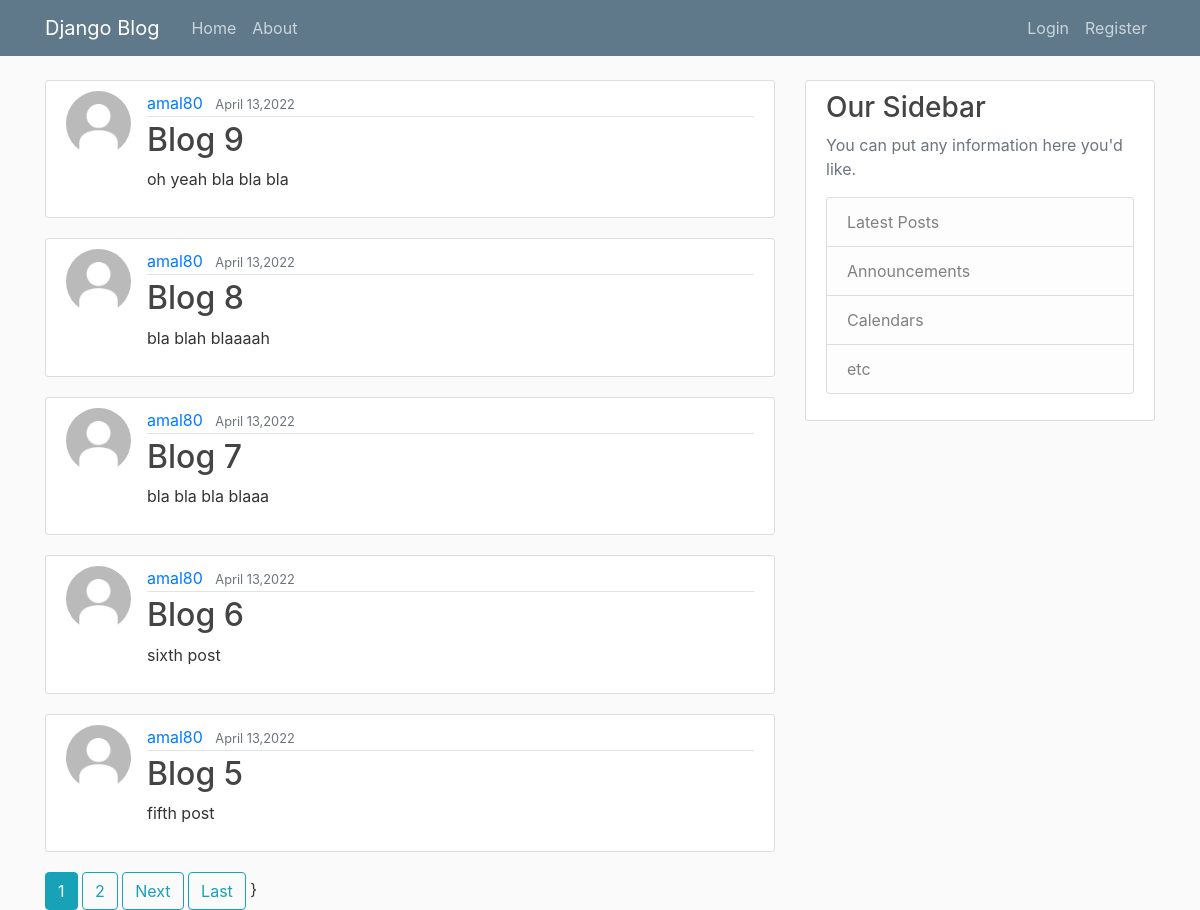
The page / on the database its author committed.
### blog/models.py (models this page shows, shortened)
class Post(models.Model):
	title = models.CharField(max_length=100)
	content = models.TextField()
	date_posted = models.DateTimeField(default=timezone.now)
	author = models.ForeignKey(User, on_delete=models.CASCADE)

### users/models.py (models this page shows, shortened)
class Profile(models.Model):
	user = models.OneToOneField(User, on_delete=models.CASCADE)
	image = models.ImageField(default='default.jpg', upload_to='profile_pics')

### blog/views.py (the view)
# urls.py: path('', PostListView.as_view(), name="blog-home"),
class PostListView(ListView):
	model = Post
	template_name = 'blog/home.html' # <app>/<model>_<viewtype>.html
	context_object_name = 'posts'
	ordering = ['-date_posted']
	paginate_by = 5

### blog/templates/blog/home.html (shortened to what this page needs)
{% extends "blog/base.html" %}
{% block content %}
	{% for post in posts %}
		<article class="media content-section">
		  <img class="rounded-circle article-img" src="{{ post.author.profile.image.url }}">
		  <div class="media-body">
		    <div class="article-metadata">
		      <a class="mr-2" href="{% url 'user-posts' post.author.username %}">{{ post.author }}</a>
		      <small class="text-muted">{{ post.date_posted|date:"F d,Y" }}</small>
		    </div>
		    <h2><a class="article-title" href="{% url 'post-detail' post.id %}">{{ post.title }}</a></h2>
		    <p class="article-content">{{ post.content }}</p>
		  </div>
		</article>
	{% endfor %}
	{% if is_paginated %}
	  {% for num in page_obj.paginator.page_range %}
	  	{% if page_obj.number == num %}
	  	  <a class="btn btn-info mb=4" href="?page={{ num }}">{{ num }}</a>
	  	{% elif num > page_obj.number|add:'-3' and num < page_obj.number|add:'3' %}
	  	  <a class="btn btn-outline-info mb=4" href="?page={{ num }}">{{ num }}</a>
	  	{% endif %}
	  {% endfor %}
	  {% if page_obj.has_next %}
	  	<a class="btn btn-outline-info mb=4" href="?page={{ page_obj.next_page_number }}">Next</a>
	  	<a class="btn btn-outline-info mb=4" href="?page={{ page_obj.paginator.num_pages }}">Last</a>
	  {% endif %}
	{% endif %}
{% endblock content %}

### blog/templates/blog/base.html (shortened to what this page needs)
{% load static %}
<!DOCTYPE html>
<html>
<head>
    <link rel="stylesheet" href="https://cdn.jsdelivr.net/npm/bootstrap@4.0.0/dist/css/bootstrap.min.css">
    <link rel="stylesheet" type="text/css" href="{% static 'blog/main.css' %}">
</head>
<body>
	<header class="site-header">
	  <nav class="navbar navbar-expand-md navbar-dark bg-steel fixed-top">
	    <div class="container">
	      <a class="navbar-brand mr-4" href="{% url 'blog-home' %}">Django Blog</a>
	      <div class="collapse navbar-collapse" id="navbarToggle">
	        <div class="navbar-nav mr-auto">
	          <a class="nav-item nav-link" href="{% url 'blog-home' %}">Home</a>
	          <a class="nav-item nav-link" href="{% url 'blog-about' %}">About</a>
	        </div>
	        <div class="navbar-nav">
	        	{% if user.is_authenticated %}
	        		<a class="nav-item nav-link" href="{% url 'post-create' %}">New Post</a>
	        		<a class="nav-item nav-link" href="{% url 'profile' %}">Profile</a>
	        		<a class="nav-item nav-link" href="{% url 'logout' %}">Logout</a>
	        	{% else %}
		          <a class="nav-item nav-link" href="{% url 'login' %}">Login</a>
		          <a class="nav-item nav-link" href="{% url 'register' %}">Register</a>
		        {% endif %}
	        </div>
	      </div>
	    </div>
	  </nav>
	</header>
	<main role="main" class="container">
      <div class="row">
        <div class="col-md-8">
          {% block content %}{% endblock %}
        	}
        </div>
        <div class="col-md-4">
          <div class="content-section">
            <h3>Our Sidebar</h3>
            <p class='text-muted'>You can put any information here you'd like.
              <ul class="list-group">
	            <li class="list-group-item list-group-item-light">Latest Posts</li>
	            <li class="list-group-item list-group-item-light">Announcements</li>
	            <li class="list-group-item list-group-item-light">Calendars</li>
	            <li class="list-group-item list-group-item-light">etc</li>
	          </ul>
	        </p>
	    </div>
	  </div>
	</div>
</main>
</body>
</html>

### blog/static/blog/main.css (style rules this page uses)
body { background: #fafafa; color: #333333; margin-top: 5rem; }
h1, h2, h3, h4, h5, h6 { color: #444444; }
ul { margin: 0; }
.bg-steel { background-color: #5f788a; }
.site-header .navbar-nav .nav-link { color: #cbd5db; }
.content-section { background: #ffffff; padding: 10px 20px; border: 1px solid #dddddd; border-radius: 3px; margin-bottom: 20px; }
.article-title { color: #444444; }
.article-content { white-space: pre-line; }
.article-img { height: 65px; width: 65px; margin-right: 16px; }
.article-metadata { padding-bottom: 1px; margin-bottom: 4px; border-bottom: 1px solid #e3e3e3 }

### rows shown on the page
Post: author.profile.image (placeholder picture), author "amal80", date_posted "April 13,2022", title "Blog 9", content "oh yeah bla bla bla"
Post: author.profile.image (placeholder picture), author "amal80", date_posted "April 13,2022", title "Blog 8", content "bla blah blaaaah"
Post: author.profile.image (placeholder picture), author "amal80", date_posted "April 13,2022", title "Blog 7", content "bla bla bla blaaa"
Post: author.profile.image (placeholder picture), author "amal80", date_posted "April 13,2022", title "Blog 6", content "sixth post"
Post: author.profile.image (placeholder picture), author "amal80", date_posted "April 13,2022", title "Blog 5", content "fifth post"

### other values the page prints
{{ num }} "1"
{{ num }} "2"
